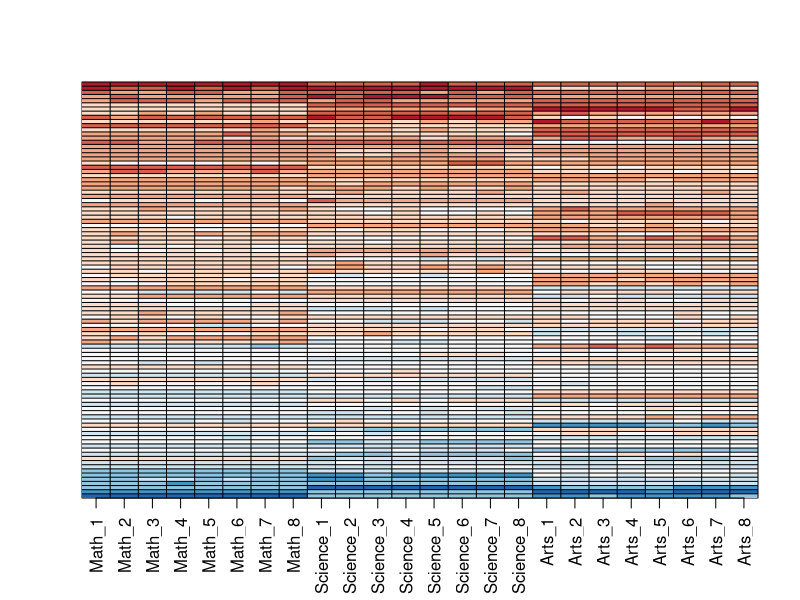

R code for this plot:
library(tidyverse)

set.seed(1987, sample.kind="Rounding")

n <- 100
k <- 8
Sigma <- 64  * matrix(c(1, .75, .5, .75, 1, .5, .5, .5, 1), 3, 3) 
m <- MASS::mvrnorm(n, rep(0, 3), Sigma)
m <- m[order(rowMeans(m), decreasing = TRUE),]
y <- m %x% matrix(rep(1, k), nrow = 1) + matrix(rnorm(matrix(n*k*3)), n, k*3)
colnames(y) <- c(paste(rep("Math",k), 1:k, sep="_"),
                 paste(rep("Science",k), 1:k, sep="_"),
                 paste(rep("Arts",k), 1:k, sep="_"))

my_image <- function(x, zlim = range(x), ...){
  colors = rev(RColorBrewer::brewer.pal(9, "RdBu"))
  cols <- 1:ncol(x)
  rows <- 1:nrow(x)
  image(cols, rows, t(x[rev(rows),,drop=FALSE]), xaxt = "n", yaxt = "n",
        xlab="", ylab="",  col = colors, zlim = zlim, ...)
  abline(h=rows + 0.5, v = cols + 0.5)
  axis(side = 1, cols, colnames(x), las = 2)
}

my_image(y)